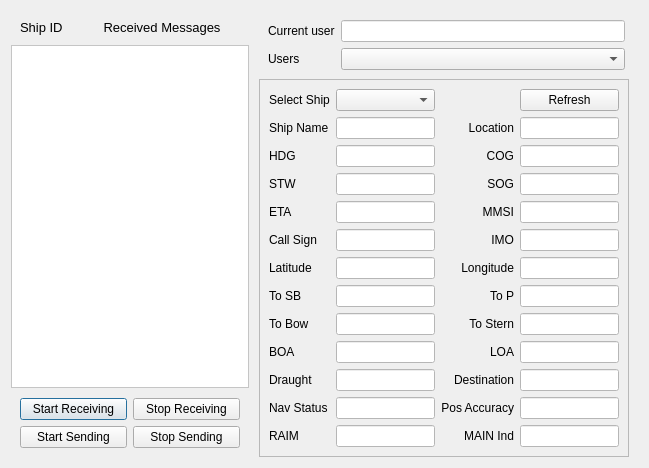
<?xml version="1.0" encoding="UTF-8"?>
<ui version="4.0">
 <class>DisplayReceivedAISData</class>
 <widget class="QDialog" name="DisplayReceivedAISData">
  <property name="geometry">
   <rect>
    <x>0</x>
    <y>0</y>
    <width>649</width>
    <height>437</height>
   </rect>
  </property>
  <property name="windowTitle">
   <string>Dialog</string>
  </property>
  <property name="styleSheet">
   <string notr="true"/>
  </property>
  <layout class="QGridLayout" name="gridLayout_2">
   <item row="0" column="0">
    <widget class="QFrame" name="frame_2">
     <property name="frameShape">
      <enum>QFrame::NoFrame</enum>
     </property>
     <property name="frameShadow">
      <enum>QFrame::Plain</enum>
     </property>
     <layout class="QGridLayout" name="gridLayout_4">
      <property name="leftMargin">
       <number>0</number>
      </property>
      <property name="topMargin">
       <number>0</number>
      </property>
      <property name="rightMargin">
       <number>0</number>
      </property>
      <property name="bottomMargin">
       <number>0</number>
      </property>
      <property name="spacing">
       <number>1</number>
      </property>
      <item row="0" column="0">
       <widget class="QFrame" name="frame_3">
        <property name="frameShape">
         <enum>QFrame::NoFrame</enum>
        </property>
        <property name="frameShadow">
         <enum>QFrame::Plain</enum>
        </property>
        <layout class="QGridLayout" name="gridLayout_3">
         <item row="0" column="0">
          <widget class="QLabel" name="label_2">
           <property name="minimumSize">
            <size>
             <width>0</width>
             <height>0</height>
            </size>
           </property>
           <property name="maximumSize">
            <size>
             <width>42</width>
             <height>16777215</height>
            </size>
           </property>
           <property name="text">
            <string>&lt;html&gt;&lt;head/&gt;&lt;body&gt;&lt;p&gt;&lt;span style=&quot; font-size:10pt;&quot;&gt;Ship ID&lt;/span&gt;&lt;/p&gt;&lt;/body&gt;&lt;/html&gt;</string>
           </property>
           <property name="alignment">
            <set>Qt::AlignLeading|Qt::AlignLeft|Qt::AlignVCenter</set>
           </property>
          </widget>
         </item>
         <item row="0" column="1">
          <widget class="QLabel" name="iD">
           <property name="maximumSize">
            <size>
             <width>10</width>
             <height>20</height>
            </size>
           </property>
           <property name="font">
            <font>
             <pointsize>10</pointsize>
            </font>
           </property>
           <property name="text">
            <string/>
           </property>
           <property name="alignment">
            <set>Qt::AlignHCenter|Qt::AlignTop</set>
           </property>
          </widget>
         </item>
         <item row="0" column="2">
          <widget class="QLabel" name="label">
           <property name="minimumSize">
            <size>
             <width>0</width>
             <height>0</height>
            </size>
           </property>
           <property name="text">
            <string>&lt;html&gt;&lt;head/&gt;&lt;body&gt;&lt;p&gt;&lt;span style=&quot; font-size:10pt;&quot;&gt;Received Messages&lt;/span&gt;&lt;/p&gt;&lt;/body&gt;&lt;/html&gt;</string>
           </property>
           <property name="alignment">
            <set>Qt::AlignCenter</set>
           </property>
          </widget>
         </item>
        </layout>
       </widget>
      </item>
      <item row="1" column="0">
       <widget class="QTextEdit" name="receivedAis">
        <property name="minimumSize">
         <size>
          <width>0</width>
          <height>0</height>
         </size>
        </property>
        <property name="styleSheet">
         <string notr="true">background-color: rgb(255, 255, 255);</string>
        </property>
       </widget>
      </item>
      <item row="2" column="0">
       <widget class="QWidget" name="widget_2" native="true">
        <layout class="QGridLayout" name="gridLayout">
         <item row="0" column="0">
          <widget class="QPushButton" name="pushButton">
           <property name="text">
            <string>Start Receiving</string>
           </property>
          </widget>
         </item>
         <item row="0" column="2">
          <widget class="QPushButton" name="pushButton_2">
           <property name="text">
            <string>Stop Receiving</string>
           </property>
          </widget>
         </item>
         <item row="1" column="0">
          <widget class="QPushButton" name="sendAis">
           <property name="text">
            <string>Start Sending</string>
           </property>
          </widget>
         </item>
         <item row="1" column="2">
          <widget class="QPushButton" name="stopSendingAis">
           <property name="text">
            <string>Stop Sending</string>
           </property>
          </widget>
         </item>
        </layout>
       </widget>
      </item>
     </layout>
    </widget>
   </item>
   <item row="0" column="1">
    <widget class="QWidget" name="widget" native="true">
     <property name="minimumSize">
      <size>
       <width>0</width>
       <height>0</height>
      </size>
     </property>
     <property name="styleSheet">
      <string notr="true"/>
     </property>
     <layout class="QGridLayout" name="gridLayout_6">
      <property name="leftMargin">
       <number>4</number>
      </property>
      <property name="topMargin">
       <number>0</number>
      </property>
      <property name="rightMargin">
       <number>4</number>
      </property>
      <property name="bottomMargin">
       <number>0</number>
      </property>
      <property name="horizontalSpacing">
       <number>5</number>
      </property>
      <property name="verticalSpacing">
       <number>0</number>
      </property>
      <item row="0" column="0" colspan="2">
       <widget class="QFrame" name="frame">
        <property name="maximumSize">
         <size>
          <width>16777215</width>
          <height>80</height>
         </size>
        </property>
        <property name="frameShape">
         <enum>QFrame::NoFrame</enum>
        </property>
        <property name="frameShadow">
         <enum>QFrame::Plain</enum>
        </property>
        <layout class="QGridLayout" name="gridLayout_7">
         <item row="0" column="0">
          <widget class="QLabel" name="label_23">
           <property name="styleSheet">
            <string notr="true">font: 10pt &quot;MS Shell Dlg 2&quot;;</string>
           </property>
           <property name="text">
            <string>Current user</string>
           </property>
          </widget>
         </item>
         <item row="0" column="1">
          <widget class="QLineEdit" name="leCurrentUser">
           <property name="styleSheet">
            <string notr="true">background-color: rgb(255, 255, 255);</string>
           </property>
          </widget>
         </item>
         <item row="1" column="0">
          <widget class="QLabel" name="label_22">
           <property name="styleSheet">
            <string notr="true">font: 10pt &quot;MS Shell Dlg 2&quot;;</string>
           </property>
           <property name="text">
            <string>Users </string>
           </property>
          </widget>
         </item>
         <item row="1" column="1">
          <widget class="QComboBox" name="usersList">
           <property name="minimumSize">
            <size>
             <width>120</width>
             <height>0</height>
            </size>
           </property>
          </widget>
         </item>
        </layout>
       </widget>
      </item>
      <item row="1" column="0">
       <widget class="QFrame" name="frame_4">
        <property name="frameShape">
         <enum>QFrame::StyledPanel</enum>
        </property>
        <property name="frameShadow">
         <enum>QFrame::Raised</enum>
        </property>
        <layout class="QGridLayout" name="gridLayout_5">
         <item row="0" column="0">
          <widget class="QLabel" name="label_4">
           <property name="text">
            <string>Select Ship</string>
           </property>
           <property name="alignment">
            <set>Qt::AlignCenter</set>
           </property>
          </widget>
         </item>
         <item row="0" column="1">
          <widget class="QComboBox" name="cbShip"/>
         </item>
         <item row="0" column="3">
          <widget class="QPushButton" name="pbRefresh">
           <property name="text">
            <string>Refresh</string>
           </property>
          </widget>
         </item>
         <item row="1" column="0">
          <widget class="QLabel" name="label_3">
           <property name="text">
            <string>Ship Name</string>
           </property>
          </widget>
         </item>
         <item row="1" column="1">
          <widget class="QLineEdit" name="lbShipName">
           <property name="styleSheet">
            <string notr="true">background-color: rgb(255, 255, 255);</string>
           </property>
          </widget>
         </item>
         <item row="1" column="2">
          <widget class="QLabel" name="label_19">
           <property name="text">
            <string>Location</string>
           </property>
           <property name="alignment">
            <set>Qt::AlignRight|Qt::AlignTrailing|Qt::AlignVCenter</set>
           </property>
          </widget>
         </item>
         <item row="1" column="3">
          <widget class="QLineEdit" name="lbLoc">
           <property name="styleSheet">
            <string notr="true">background-color: rgb(255, 255, 255);</string>
           </property>
          </widget>
         </item>
         <item row="2" column="0">
          <widget class="QLabel" name="label_11">
           <property name="text">
            <string>HDG</string>
           </property>
          </widget>
         </item>
         <item row="2" column="1">
          <widget class="QLineEdit" name="lbHdg">
           <property name="styleSheet">
            <string notr="true">background-color: rgb(255, 255, 255);</string>
           </property>
          </widget>
         </item>
         <item row="2" column="2">
          <widget class="QLabel" name="label_12">
           <property name="text">
            <string>COG</string>
           </property>
           <property name="alignment">
            <set>Qt::AlignRight|Qt::AlignTrailing|Qt::AlignVCenter</set>
           </property>
          </widget>
         </item>
         <item row="2" column="3">
          <widget class="QLineEdit" name="lbCog">
           <property name="styleSheet">
            <string notr="true">background-color: rgb(255, 255, 255);</string>
           </property>
          </widget>
         </item>
         <item row="3" column="0">
          <widget class="QLabel" name="label_13">
           <property name="text">
            <string>STW</string>
           </property>
          </widget>
         </item>
         <item row="3" column="1">
          <widget class="QLineEdit" name="lbStw">
           <property name="styleSheet">
            <string notr="true">background-color: rgb(255, 255, 255);</string>
           </property>
          </widget>
         </item>
         <item row="3" column="2">
          <widget class="QLabel" name="label_14">
           <property name="text">
            <string>SOG</string>
           </property>
           <property name="alignment">
            <set>Qt::AlignRight|Qt::AlignTrailing|Qt::AlignVCenter</set>
           </property>
          </widget>
         </item>
         <item row="3" column="3">
          <widget class="QLineEdit" name="lbSog">
           <property name="styleSheet">
            <string notr="true">background-color: rgb(255, 255, 255);</string>
           </property>
          </widget>
         </item>
         <item row="4" column="0">
          <widget class="QLabel" name="label_15">
           <property name="text">
            <string>ETA</string>
           </property>
          </widget>
         </item>
         <item row="4" column="1">
          <widget class="QLineEdit" name="lbEtaAis">
           <property name="styleSheet">
            <string notr="true">background-color: rgb(255, 255, 255);</string>
           </property>
          </widget>
         </item>
         <item row="4" column="2">
          <widget class="QLabel" name="label_16">
           <property name="text">
            <string>MMSI</string>
           </property>
           <property name="alignment">
            <set>Qt::AlignRight|Qt::AlignTrailing|Qt::AlignVCenter</set>
           </property>
          </widget>
         </item>
         <item row="4" column="3">
          <widget class="QLineEdit" name="lbMmsi">
           <property name="styleSheet">
            <string notr="true">background-color: rgb(255, 255, 255);</string>
           </property>
          </widget>
         </item>
         <item row="5" column="0">
          <widget class="QLabel" name="label_17">
           <property name="text">
            <string>Call Sign</string>
           </property>
          </widget>
         </item>
         <item row="5" column="1">
          <widget class="QLineEdit" name="lbCallsign">
           <property name="styleSheet">
            <string notr="true">background-color: rgb(255, 255, 255);</string>
           </property>
           <property name="text">
            <string/>
           </property>
          </widget>
         </item>
         <item row="5" column="2">
          <widget class="QLabel" name="label_20">
           <property name="text">
            <string>IMO</string>
           </property>
           <property name="alignment">
            <set>Qt::AlignRight|Qt::AlignTrailing|Qt::AlignVCenter</set>
           </property>
          </widget>
         </item>
         <item row="5" column="3">
          <widget class="QLineEdit" name="lbImo">
           <property name="styleSheet">
            <string notr="true">background-color: rgb(255, 255, 255);</string>
           </property>
           <property name="text">
            <string/>
           </property>
          </widget>
         </item>
         <item row="6" column="0">
          <widget class="QLabel" name="label_18">
           <property name="text">
            <string>Latitude</string>
           </property>
          </widget>
         </item>
         <item row="6" column="1">
          <widget class="QLineEdit" name="lbLat">
           <property name="styleSheet">
            <string notr="true">background-color: rgb(255, 255, 255);</string>
           </property>
          </widget>
         </item>
         <item row="6" column="2">
          <widget class="QLabel" name="label_27">
           <property name="text">
            <string>Longitude</string>
           </property>
           <property name="alignment">
            <set>Qt::AlignRight|Qt::AlignTrailing|Qt::AlignVCenter</set>
           </property>
          </widget>
         </item>
         <item row="6" column="3">
          <widget class="QLineEdit" name="lbLon">
           <property name="styleSheet">
            <string notr="true">background-color: rgb(255, 255, 255);</string>
           </property>
          </widget>
         </item>
         <item row="7" column="0">
          <widget class="QLabel" name="label_28">
           <property name="text">
            <string>To SB</string>
           </property>
          </widget>
         </item>
         <item row="7" column="1">
          <widget class="QLineEdit" name="lbToSb">
           <property name="styleSheet">
            <string notr="true">background-color: rgb(255, 255, 255);</string>
           </property>
          </widget>
         </item>
         <item row="7" column="2">
          <widget class="QLabel" name="label_39">
           <property name="text">
            <string>To P</string>
           </property>
           <property name="alignment">
            <set>Qt::AlignRight|Qt::AlignTrailing|Qt::AlignVCenter</set>
           </property>
          </widget>
         </item>
         <item row="7" column="3">
          <widget class="QLineEdit" name="lbToPort">
           <property name="styleSheet">
            <string notr="true">background-color: rgb(255, 255, 255);</string>
           </property>
          </widget>
         </item>
         <item row="8" column="0">
          <widget class="QLabel" name="label_30">
           <property name="text">
            <string>To Bow</string>
           </property>
          </widget>
         </item>
         <item row="8" column="1">
          <widget class="QLineEdit" name="lbToBow">
           <property name="styleSheet">
            <string notr="true">background-color: rgb(255, 255, 255);</string>
           </property>
          </widget>
         </item>
         <item row="8" column="2">
          <widget class="QLabel" name="label_29">
           <property name="text">
            <string>To Stern</string>
           </property>
           <property name="alignment">
            <set>Qt::AlignRight|Qt::AlignTrailing|Qt::AlignVCenter</set>
           </property>
          </widget>
         </item>
         <item row="8" column="3">
          <widget class="QLineEdit" name="lbToStern">
           <property name="styleSheet">
            <string notr="true">background-color: rgb(255, 255, 255);</string>
           </property>
          </widget>
         </item>
         <item row="9" column="0">
          <widget class="QLabel" name="label_31">
           <property name="text">
            <string>BOA</string>
           </property>
          </widget>
         </item>
         <item row="9" column="1">
          <widget class="QLineEdit" name="lbBoa">
           <property name="styleSheet">
            <string notr="true">background-color: rgb(255, 255, 255);</string>
           </property>
          </widget>
         </item>
         <item row="9" column="2">
          <widget class="QLabel" name="label_32">
           <property name="text">
            <string>LOA</string>
           </property>
           <property name="alignment">
            <set>Qt::AlignRight|Qt::AlignTrailing|Qt::AlignVCenter</set>
           </property>
          </widget>
         </item>
         <item row="9" column="3">
          <widget class="QLineEdit" name="lbLoa">
           <property name="styleSheet">
            <string notr="true">background-color: rgb(255, 255, 255);</string>
           </property>
          </widget>
         </item>
         <item row="10" column="0">
          <widget class="QLabel" name="label_33">
           <property name="text">
            <string>Draught</string>
           </property>
          </widget>
         </item>
         <item row="10" column="1">
          <widget class="QLineEdit" name="lbDraught">
           <property name="styleSheet">
            <string notr="true">background-color: rgb(255, 255, 255);</string>
           </property>
          </widget>
         </item>
         <item row="10" column="2">
          <widget class="QLabel" name="label_34">
           <property name="text">
            <string>Destination</string>
           </property>
           <property name="alignment">
            <set>Qt::AlignRight|Qt::AlignTrailing|Qt::AlignVCenter</set>
           </property>
          </widget>
         </item>
         <item row="10" column="3">
          <widget class="QLineEdit" name="lbDestination">
           <property name="styleSheet">
            <string notr="true">background-color: rgb(255, 255, 255);</string>
           </property>
          </widget>
         </item>
         <item row="11" column="0">
          <widget class="QLabel" name="label_35">
           <property name="text">
            <string>Nav Status</string>
           </property>
          </widget>
         </item>
         <item row="11" column="1">
          <widget class="QLineEdit" name="lbNavStatus">
           <property name="styleSheet">
            <string notr="true">background-color: rgb(255, 255, 255);</string>
           </property>
          </widget>
         </item>
         <item row="11" column="2">
          <widget class="QLabel" name="label_36">
           <property name="text">
            <string>Pos Accuracy</string>
           </property>
           <property name="alignment">
            <set>Qt::AlignRight|Qt::AlignTrailing|Qt::AlignVCenter</set>
           </property>
          </widget>
         </item>
         <item row="11" column="3">
          <widget class="QLineEdit" name="lbPosAccuracy">
           <property name="styleSheet">
            <string notr="true">background-color: rgb(255, 255, 255);</string>
           </property>
          </widget>
         </item>
         <item row="12" column="0">
          <widget class="QLabel" name="label_37">
           <property name="text">
            <string>RAIM</string>
           </property>
          </widget>
         </item>
         <item row="12" column="1">
          <widget class="QLineEdit" name="lbRaim">
           <property name="styleSheet">
            <string notr="true">background-color: rgb(255, 255, 255);</string>
           </property>
          </widget>
         </item>
         <item row="12" column="2">
          <widget class="QLabel" name="label_38">
           <property name="text">
            <string>MAIN Ind</string>
           </property>
           <property name="alignment">
            <set>Qt::AlignRight|Qt::AlignTrailing|Qt::AlignVCenter</set>
           </property>
          </widget>
         </item>
         <item row="12" column="3">
          <widget class="QLineEdit" name="lbManInd">
           <property name="styleSheet">
            <string notr="true">background-color: rgb(255, 255, 255);</string>
           </property>
          </widget>
         </item>
        </layout>
       </widget>
      </item>
     </layout>
    </widget>
   </item>
  </layout>
 </widget>
 <resources/>
 <connections/>
</ui>
